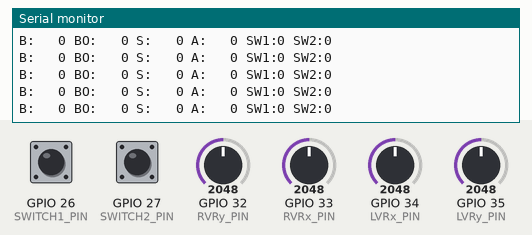
Simulated run of this sketch. Board: ESP32. Parts: the last lines printed to the serial monitor. Inputs (shaded band) come from the test bench; at power-on: GPIO 32 (RVRy_PIN) = 2048, GPIO 33 (RVRx_PIN) = 2048, GPIO 34 (LVRx_PIN) = 2048, GPIO 26 (SWITCH1_PIN) HIGH, GPIO 27 (SWITCH2_PIN) HIGH, GPIO 35 (LVRy_PIN) = 2048 (analog values on the 0–4095 scale). WiFi joins after 1.5 s; servers stay silent unless stated.

Above: at 3.2 s.
3.3 s: GPIO 32 (RVRy_PIN) set to 2199
At 3.58 s:
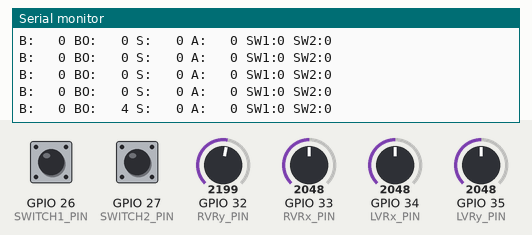
4.8 s: GPIO 32 (RVRy_PIN) set to 2322
At 5.06 s:
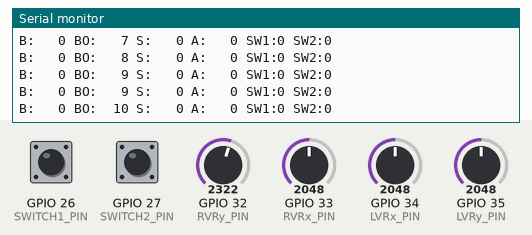
6.6 s: GPIO 33 (RVRx_PIN) set to 2191
At 6.64 s:
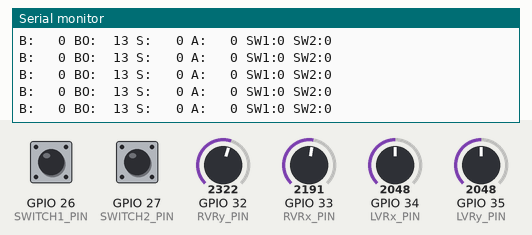
8.1 s: GPIO 33 (RVRx_PIN) set to 2280
At 8.42 s:
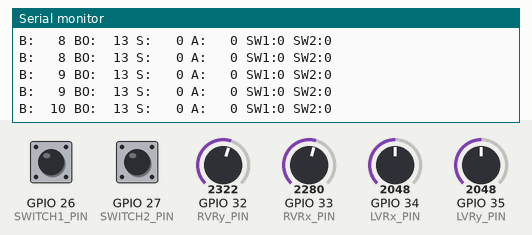
10.0 s: GPIO 34 (LVRx_PIN) set to 2194
At 10.01 s:
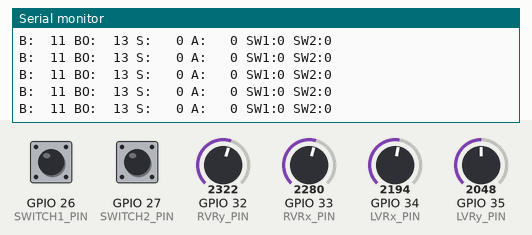
11.5 s: GPIO 34 (LVRx_PIN) set to 2315
At 11.74 s:
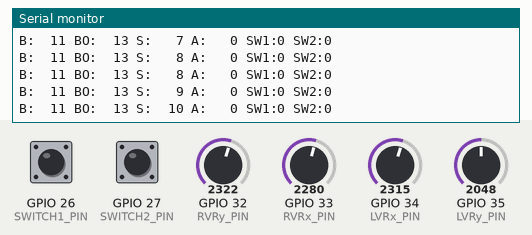
Timing chart, 0 to 14.3 s (numbered marks = the images above; inputs shaded):
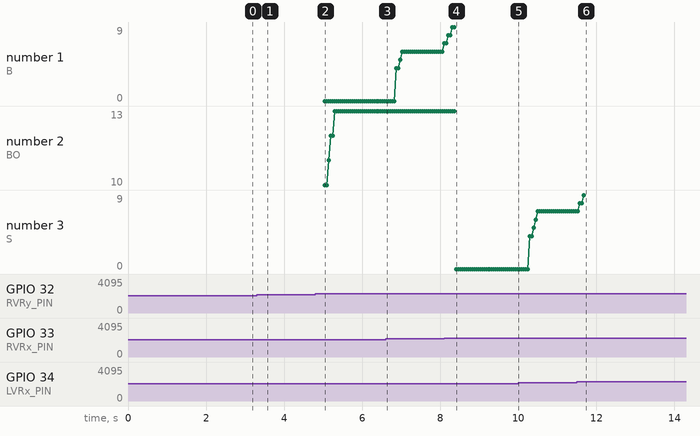

The sketch:

joystick.ino
```cpp
// === ESP32 JCB Arm Control WebSocket Sender ===
// Author: Kolitha, ChatGPT, and Gemini
// Purpose: Reads analog joysticks, filters, maps to a normalized range (-100 to 100),
// and sends the control state as JSON via WebSocket.

#include <WiFi.h>
#include <WebSocketsClient.h>
#include <ArduinoJson.h>

// === WiFi credentials ===
const char* ssid = "Redmi Note 14";
const char* password = "A12345678";

// === WebSocket server details ===
const char* websocket_server_host = "10.161.10.201";
const uint16_t websocket_server_port = 8080;

WebSocketsClient webSocket;

// === ADC Pin Connections (ONLY SAFE PINS) ===
const int RVRx_PIN = 33;  // Bucket
const int RVRy_PIN = 32;  // Boom
const int LVRx_PIN = 34;  // Swing
const int LVRy_PIN = 35;  // Arm

const int SWITCH1_PIN = 26; // Switch 1
const int SWITCH2_PIN = 27; // Switch 2


// === Filtering settings ===
const int FILTER_SIZE = 10;
int rxBuf[FILTER_SIZE], ryBuf[FILTER_SIZE], lxBuf[FILTER_SIZE], lyBuf[FILTER_SIZE];
int fIndex = 0;

// === Joystick center calibration ===
int centerRx = 0, centerRy = 0, centerLx = 0, centerLy = 0;

// === Dead zone ===
const int DEAD_ZONE = 80;

// === Helper Functions ===
int average(int arr[]) {
  long sum = 0;
  for (int i = 0; i < FILTER_SIZE; i++) sum += arr[i];
  return sum / FILTER_SIZE;
}

int applyDeadZone(int value, int center, int threshold) {
  if (abs(value - center) < threshold) return center;
  return value;
}

int mapToNormalized(int value, int center) {
  int deviation = value - center;
  int maxDev = max(center, 4095 - center);
  return constrain((deviation * 100) / maxDev, -100, 100);
}

// === Calibration ===
void calibrateJoystick() {
  Serial.println("Calibrating Joysticks (keep centered)...");
  long rx = 0, ry = 0, lx = 0, ly = 0;

  for (int i = 0; i < 50; i++) {
    rx += analogRead(RVRx_PIN);
    ry += analogRead(RVRy_PIN);
    lx += analogRead(LVRx_PIN);
    ly += analogRead(LVRy_PIN);
    delay(10);
  }

  centerRx = rx / 50;
  centerRy = ry / 50;
  centerLx = lx / 50;
  centerLy = ly / 50;

  Serial.printf("Centers RX:%d RY:%d LX:%d LY:%d\n",
                centerRx, centerRy, centerLx, centerLy);
}

// === WebSocket Event ===
void webSocketEvent(WStype_t type, uint8_t *payload, size_t length) {
  if (type == WStype_CONNECTED) {
    Serial.println("✅ WebSocket Connected");
  } else if (type == WStype_DISCONNECTED) {
    Serial.println("❌ WebSocket Disconnected");
  }
}

void setup() {
  Serial.begin(115200);

  // --- ADC settings (CRITICAL) ---
  analogSetAttenuation(ADC_11db);
  analogReadResolution(12);

  pinMode(SWITCH1_PIN, INPUT_PULLUP); // Using internal pull-up resistor
pinMode(SWITCH2_PIN, INPUT_PULLUP);


  // --- WiFi ---
  WiFi.begin(ssid, password);
  while (WiFi.status() != WL_CONNECTED) {
    delay(300);
    Serial.print(".");
  }
  Serial.println("\n✅ WiFi Connected");

  // --- WebSocket ---
  webSocket.begin(websocket_server_host, websocket_server_port, "/");
  webSocket.onEvent(webSocketEvent);
  webSocket.setReconnectInterval(3000);

  // --- Calibration ---
  calibrateJoystick();

  // --- Initialize filter buffers ---
  for (int i = 0; i < FILTER_SIZE; i++) {
    rxBuf[i] = analogRead(RVRx_PIN);
    ryBuf[i] = analogRead(RVRy_PIN);
    lxBuf[i] = analogRead(LVRx_PIN);
    lyBuf[i] = analogRead(LVRy_PIN);
  }

  Serial.println("=== Joystick Control Ready ===");
}

void loop() {
  webSocket.loop();

  // --- Read & filter ---
  rxBuf[fIndex] = analogRead(RVRx_PIN);
  ryBuf[fIndex] = analogRead(RVRy_PIN);
  lxBuf[fIndex] = analogRead(LVRx_PIN);
  lyBuf[fIndex] = analogRead(LVRy_PIN);
  int switch1State = digitalRead(SWITCH1_PIN) == LOW ? 1 : 0; // 1 = ON, 0 = OFF
int switch2State = digitalRead(SWITCH2_PIN) == LOW ? 1 : 0;


  fIndex = (fIndex + 1) % FILTER_SIZE;

  int Rx = average(rxBuf);
  int Ry = average(ryBuf);
  int Lx = average(lxBuf);
  int Ly = average(lyBuf);

  // --- Dead zone ---
  Rx = applyDeadZone(Rx, centerRx, DEAD_ZONE);
  Ry = applyDeadZone(Ry, centerRy, DEAD_ZONE);
  Lx = applyDeadZone(Lx, centerLx, DEAD_ZONE);
  Ly = applyDeadZone(Ly, centerLy, DEAD_ZONE);

  // --- Map ---
  int bucket = mapToNormalized(Rx, centerRx);
  int boom   = mapToNormalized(Ry, centerRy);
  int swing  = mapToNormalized(Lx, centerLx);
  int arm    = mapToNormalized(Ly, centerLy);

  // --- JSON ---
  StaticJsonDocument<128> doc;
  doc["bucket"] = bucket;
  doc["boom"]   = boom;
  doc["swing"]  = swing;
  doc["arm"]    = arm;
  doc["switch1"] = switch1State;
doc["switch2"] = switch2State;


  char buffer[128];
  serializeJson(doc, buffer);

  if (webSocket.isConnected()) {
    webSocket.sendTXT(buffer);
  }

  Serial.printf("B:%4d BO:%4d S:%4d A:%4d SW1:%d SW2:%d\n",
                bucket, boom, swing, arm, switch1State, switch2State);

  delay(50);
}
```

Measured:
- the behaviour switches between 2252 and 2253 on GPIO 32 (RVRy_PIN) (found by bisection; images 1 and 2)
- the behaviour switches between 2252 and 2253 on GPIO 33 (RVRx_PIN) (found by bisection; images 3 and 4)
- the behaviour switches between 2252 and 2253 on GPIO 34 (LVRx_PIN) (found by bisection; images 5 and 6)
- after the input at 3.3 s, the serial monitor: prints a new line after 0.26 s (image 1)
- after the input at 4.8 s, the serial monitor: prints a new line after 0.09 s (image 2)
- after the input at 8.1 s, the serial monitor: prints a new line at once (image 4)
- after the input at 11.5 s, the serial monitor: prints a new line after 0.07 s (image 6)
- plotted number 1: 6 → 9 after the input at 8.1 s
